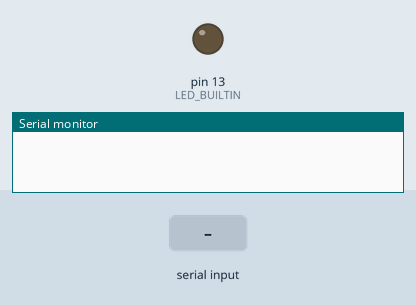
Simulated run of this sketch. Board: Arduino Uno, built with avr-gcc and run on an emulated ATmega328P. Shown: output pins drawn as LEDs (lit = HIGH), the last lines printed to the serial monitor. The test bench sets the inputs (shaded band).

Above: at 1.2 s.
1.3 s: "1" received over Serial
At 1.7 s:
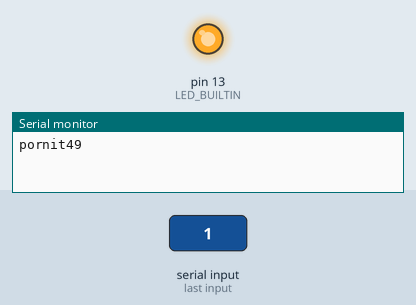
2.8 s: "2" received over Serial
At 4.0 s:
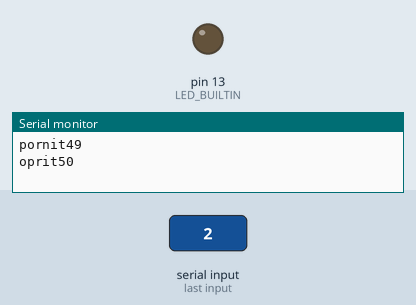
4.3 s: "3" received over Serial
At 5.1 s:
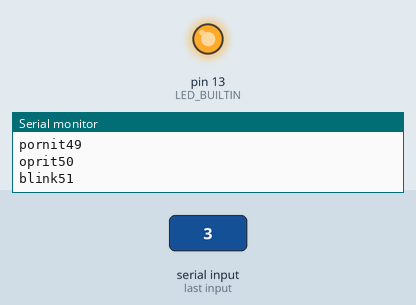
Timing chart, 0 to 7.3 s (numbered marks = the images above; inputs shaded):
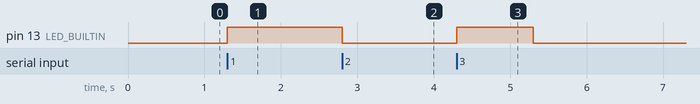

Measured:
- after the input at 1.3 s, pin 13 (LED_BUILTIN): LOW → HIGH at once
- after the input at 2.8 s, pin 13 (LED_BUILTIN): HIGH → LOW at once
- after the input at 4.3 s, pin 13 (LED_BUILTIN): LOW → HIGH at once, → LOW 1.0 s later

The sketch:

lab1.ino
```cpp
void setup() {
  Serial.begin(9600);
  pinMode(LED_BUILTIN, OUTPUT);
}
void loop() {
  if (Serial.available() > 0) {
    int sentByte = Serial.read();
    if (sentByte == '1') {
      Serial.print("pornit");
      Serial.println(sentByte);
      digitalWrite(LED_BUILTIN, HIGH);
    }
    if (sentByte == '2') {
      Serial.print("oprit");
      Serial.println(sentByte);
      digitalWrite(LED_BUILTIN, LOW);
    }
    if (sentByte == '3') {
      Serial.print("blink");
      Serial.println(sentByte);

      digitalWrite(LED_BUILTIN, HIGH);
      delay(1000);
      digitalWrite(LED_BUILTIN, LOW);
      delay(1000);
    }
  }
}
```
